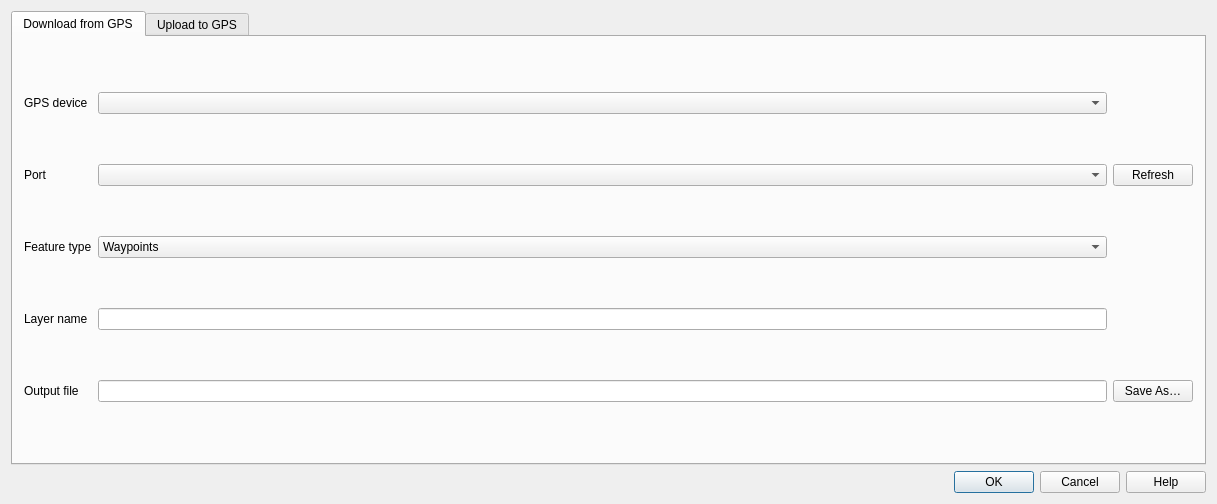
<?xml version="1.0" encoding="UTF-8"?>
<ui version="4.0">
 <class>QgsGpsPluginGuiBase</class>
 <widget class="QDialog" name="QgsGpsPluginGuiBase">
  <property name="geometry">
   <rect>
    <x>0</x>
    <y>0</y>
    <width>1217</width>
    <height>504</height>
   </rect>
  </property>
  <property name="windowTitle">
   <string>GPS Tools</string>
  </property>
  <property name="windowIcon">
   <iconset>
    <normaloff>.</normaloff>.</iconset>
  </property>
  <layout class="QVBoxLayout" name="verticalLayout_2">
   <item>
    <widget class="QTabWidget" name="tabWidget">
     <property name="currentIndex">
      <number>0</number>
     </property>
     <widget class="QWidget" name="tab3">
      <attribute name="title">
       <string>Download from GPS</string>
      </attribute>
      <layout class="QGridLayout" name="gridLayout_4">
       <item row="0" column="0">
        <widget class="QLabel" name="textLabel1">
         <property name="text">
          <string>GPS device</string>
         </property>
         <property name="buddy">
          <cstring>cmbDLDevice</cstring>
         </property>
        </widget>
       </item>
       <item row="0" column="1">
        <widget class="QComboBox" name="cmbDLDevice">
         <property name="minimumSize">
          <size>
           <width>120</width>
           <height>0</height>
          </size>
         </property>
        </widget>
       </item>
       <item row="1" column="0">
        <widget class="QLabel" name="textLabel2_5">
         <property name="text">
          <string>Port</string>
         </property>
         <property name="buddy">
          <cstring>cmbDLPort</cstring>
         </property>
        </widget>
       </item>
       <item row="1" column="1">
        <widget class="QComboBox" name="cmbDLPort">
         <property name="minimumSize">
          <size>
           <width>90</width>
           <height>0</height>
          </size>
         </property>
        </widget>
       </item>
       <item row="1" column="2">
        <widget class="QPushButton" name="pbnRefresh">
         <property name="sizePolicy">
          <sizepolicy hsizetype="Minimum" vsizetype="Fixed">
           <horstretch>0</horstretch>
           <verstretch>0</verstretch>
          </sizepolicy>
         </property>
         <property name="text">
          <string>Refresh</string>
         </property>
        </widget>
       </item>
       <item row="2" column="0">
        <widget class="QLabel" name="textLabel1_3">
         <property name="text">
          <string>Feature type</string>
         </property>
         <property name="buddy">
          <cstring>cmbDLFeatureType</cstring>
         </property>
        </widget>
       </item>
       <item row="2" column="1">
        <widget class="QComboBox" name="cmbDLFeatureType">
         <property name="minimumSize">
          <size>
           <width>100</width>
           <height>0</height>
          </size>
         </property>
         <item>
          <property name="text">
           <string>Waypoints</string>
          </property>
         </item>
         <item>
          <property name="text">
           <string>Routes</string>
          </property>
         </item>
         <item>
          <property name="text">
           <string>Tracks</string>
          </property>
         </item>
        </widget>
       </item>
       <item row="3" column="0">
        <widget class="QLabel" name="textLabel1_2">
         <property name="text">
          <string>Layer name</string>
         </property>
         <property name="buddy">
          <cstring>leDLBasename</cstring>
         </property>
        </widget>
       </item>
       <item row="3" column="1">
        <widget class="QLineEdit" name="leDLBasename"/>
       </item>
       <item row="4" column="0">
        <widget class="QLabel" name="textLabel2">
         <property name="text">
          <string>Output file</string>
         </property>
         <property name="buddy">
          <cstring>leDLOutput</cstring>
         </property>
        </widget>
       </item>
       <item row="4" column="1">
        <widget class="QLineEdit" name="leDLOutput"/>
       </item>
       <item row="4" column="2">
        <widget class="QPushButton" name="pbnDLOutput">
         <property name="text">
          <string>Save As…</string>
         </property>
        </widget>
       </item>
       <item row="5" column="1">
        <spacer name="horizontalSpacer_3">
         <property name="orientation">
          <enum>Qt::Horizontal</enum>
         </property>
         <property name="sizeHint" stdset="0">
          <size>
           <width>40</width>
           <height>1</height>
          </size>
         </property>
        </spacer>
       </item>
      </layout>
     </widget>
     <widget class="QWidget" name="tab4">
      <attribute name="title">
       <string>Upload to GPS</string>
      </attribute>
      <layout class="QGridLayout" name="gridLayout_5">
       <item row="4" column="2">
        <spacer name="verticalSpacer_4">
         <property name="orientation">
          <enum>Qt::Vertical</enum>
         </property>
         <property name="sizeHint" stdset="0">
          <size>
           <width>20</width>
           <height>40</height>
          </size>
         </property>
        </spacer>
       </item>
       <item row="0" column="0">
        <widget class="QLabel" name="textLabel2_2">
         <property name="sizePolicy">
          <sizepolicy hsizetype="Minimum" vsizetype="Preferred">
           <horstretch>0</horstretch>
           <verstretch>0</verstretch>
          </sizepolicy>
         </property>
         <property name="text">
          <string>Data layer</string>
         </property>
         <property name="buddy">
          <cstring>cmbULLayer</cstring>
         </property>
        </widget>
       </item>
       <item row="1" column="0">
        <widget class="QLabel" name="textLabel2_4">
         <property name="sizePolicy">
          <sizepolicy hsizetype="Minimum" vsizetype="Preferred">
           <horstretch>0</horstretch>
           <verstretch>0</verstretch>
          </sizepolicy>
         </property>
         <property name="text">
          <string>GPS device</string>
         </property>
         <property name="buddy">
          <cstring>cmbULDevice</cstring>
         </property>
        </widget>
       </item>
       <item row="0" column="1" colspan="2">
        <widget class="QComboBox" name="cmbULLayer">
         <property name="sizePolicy">
          <sizepolicy hsizetype="Expanding" vsizetype="Fixed">
           <horstretch>0</horstretch>
           <verstretch>0</verstretch>
          </sizepolicy>
         </property>
         <property name="minimumSize">
          <size>
           <width>90</width>
           <height>0</height>
          </size>
         </property>
        </widget>
       </item>
       <item row="3" column="1">
        <spacer name="horizontalSpacer_2">
         <property name="orientation">
          <enum>Qt::Horizontal</enum>
         </property>
         <property name="sizeHint" stdset="0">
          <size>
           <width>40</width>
           <height>20</height>
          </size>
         </property>
        </spacer>
       </item>
       <item row="1" column="1" colspan="2">
        <widget class="QComboBox" name="cmbULDevice">
         <property name="sizePolicy">
          <sizepolicy hsizetype="Expanding" vsizetype="Fixed">
           <horstretch>0</horstretch>
           <verstretch>0</verstretch>
          </sizepolicy>
         </property>
         <property name="minimumSize">
          <size>
           <width>120</width>
           <height>0</height>
          </size>
         </property>
        </widget>
       </item>
       <item row="2" column="1" colspan="2">
        <widget class="QComboBox" name="cmbULPort">
         <property name="sizePolicy">
          <sizepolicy hsizetype="Expanding" vsizetype="Fixed">
           <horstretch>0</horstretch>
           <verstretch>0</verstretch>
          </sizepolicy>
         </property>
         <property name="minimumSize">
          <size>
           <width>100</width>
           <height>0</height>
          </size>
         </property>
        </widget>
       </item>
       <item row="2" column="0">
        <widget class="QLabel" name="textLabel3">
         <property name="sizePolicy">
          <sizepolicy hsizetype="Minimum" vsizetype="Preferred">
           <horstretch>0</horstretch>
           <verstretch>0</verstretch>
          </sizepolicy>
         </property>
         <property name="text">
          <string>Port</string>
         </property>
         <property name="buddy">
          <cstring>cmbULPort</cstring>
         </property>
        </widget>
       </item>
      </layout>
     </widget>
    </widget>
   </item>
   <item>
    <widget class="QDialogButtonBox" name="buttonBox">
     <property name="orientation">
      <enum>Qt::Horizontal</enum>
     </property>
     <property name="standardButtons">
      <set>QDialogButtonBox::Cancel|QDialogButtonBox::Help|QDialogButtonBox::Ok</set>
     </property>
    </widget>
   </item>
  </layout>
 </widget>
 <layoutdefault spacing="6" margin="11"/>
 <tabstops>
  <tabstop>tabWidget</tabstop>
  <tabstop>cmbDLDevice</tabstop>
  <tabstop>cmbDLPort</tabstop>
  <tabstop>pbnRefresh</tabstop>
  <tabstop>cmbDLFeatureType</tabstop>
  <tabstop>leDLBasename</tabstop>
  <tabstop>leDLOutput</tabstop>
  <tabstop>pbnDLOutput</tabstop>
  <tabstop>cmbULLayer</tabstop>
  <tabstop>cmbULDevice</tabstop>
  <tabstop>cmbULPort</tabstop>
  <tabstop>buttonBox</tabstop>
 </tabstops>
 <resources/>
 <connections/>
</ui>
